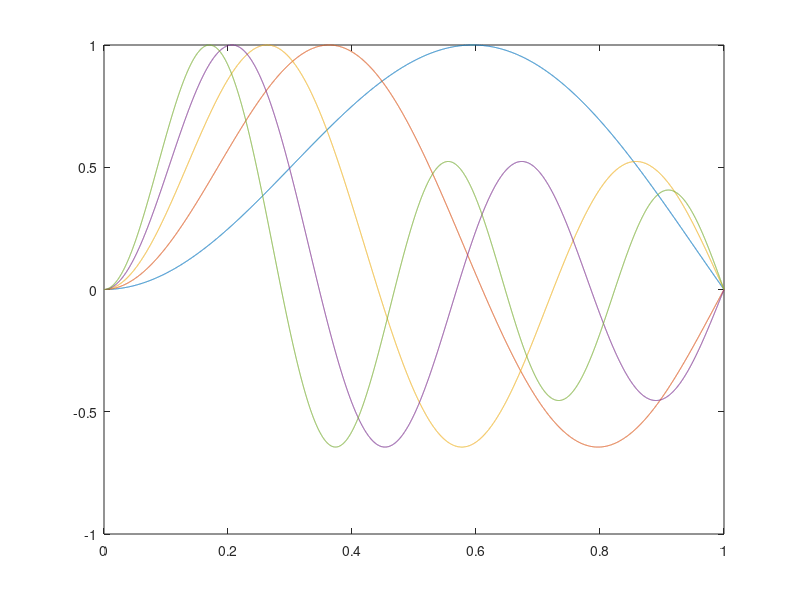

Reproduce this figure in MATLAB.
function SLv1

% solves (py')' + qy = -\lambda uy, 0-D BC
% Tested for Laplacian on disk -> Bessels

n = 10000; a = 0; b = 1; dx = (b-a)/n;
x = linspace(a,b,n+1)'; v = x(1:end-1) + dx/2;

nu = 2;

p = @(x) x; % ones(size(x));
q = @(x) -nu^2./x;
u = @(x) x; % ones(size(x));

Dinn = spdiags(kron([-1 1],ones(n+1,1)),-1:0, n+1, n)   / dx;
Dout = spdiags(kron([-1 1],ones(n+1,1)), 0:1, n,   n+1) / dx;
P    = spdiags(p(x),    0, n+1, n+1);
Q    = spdiags(q(v),    0, n,   n);
UI   = spdiags(1./u(v), 0, n,   n);
L    = UI * (Dout * P * Dinn + Q);

k           = 5;
[V,D]       = eigs(-L,k,'sm');
[lam, ndx]  = sort(diag(D)');
V           = V(:,ndx)./sign(V(1,:))./max(abs(V));

X = kron([a;v;b], ones(1,k));
Y = [zeros(1,k); V ;zeros(1,k)];
plot(X,Y);

bz = beszero();
[lam; bz(nu+1,:).^2]

end

function bz = beszero()
bz = ...
[2.40482555769577	5.52007811028631	8.65372791291101	11.7915344390142	14.9309177084877; ...
3.83170597020751	7.01558666981561	10.1734681350627	13.3236919363142	16.4706300508776; ...
5.13562230184068	8.41724414039986	11.6198411721490	14.7959517823512	17.9598194949878; ...
6.38016189592398	9.76102312998166	13.0152007216984	16.2234661603187	19.4094152264350; ...
7.58834243450380	11.0647094885011	14.3725366716175	17.6159660498048	20.8269329569623; ...
8.77148381595995	12.3386041974669	15.7001740797116	18.9801338751799	22.2177998965612; ...
9.93610952421768	13.5892901705412	17.0038196678160	20.3207892135665	23.5860844355813; ...
11.0863700192450	14.8212687270131	18.2875828324817	21.6415410198484	24.9349278876730; ...
12.2250922640046	16.0377741908877	19.5545364309970	22.9451731318746	26.2668146411766; ...
13.3543004774353	17.2412203824891	20.8070477892641	24.2338852577505	27.5837489635730; ...
14.4755006865545	18.4334636669665	22.0469853646978	25.5094505541828	28.8873750635304];
end